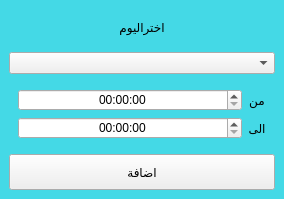
<?xml version="1.0" encoding="UTF-8"?>
<ui version="4.0">
 <class>Form</class>
 <widget class="QWidget" name="Form">
  <property name="geometry">
   <rect>
    <x>0</x>
    <y>0</y>
    <width>284</width>
    <height>199</height>
   </rect>
  </property>
  <property name="windowTitle">
   <string>Form</string>
  </property>
  <layout class="QVBoxLayout" name="verticalLayout">
   <property name="spacing">
    <number>0</number>
   </property>
   <property name="margin">
    <number>0</number>
   </property>
   <item>
    <widget class="QWidget" name="widget" native="true">
     <property name="styleSheet">
      <string notr="true">.QWidget { background: #44D9E6; }</string>
     </property>
     <layout class="QVBoxLayout" name="verticalLayout_2">
      <item>
       <widget class="QLabel" name="label">
        <property name="text">
         <string>اختراليوم</string>
        </property>
        <property name="alignment">
         <set>Qt::AlignCenter</set>
        </property>
       </widget>
      </item>
      <item>
       <widget class="QComboBox" name="day_cmb">
        <property name="sizePolicy">
         <sizepolicy hsizetype="Preferred" vsizetype="Fixed">
          <horstretch>0</horstretch>
          <verstretch>0</verstretch>
         </sizepolicy>
        </property>
       </widget>
      </item>
      <item>
       <widget class="QWidget" name="widget_2" native="true">
        <layout class="QGridLayout" name="gridLayout">
         <item row="1" column="1">
          <widget class="QLabel" name="label_3">
           <property name="text">
            <string>الى</string>
           </property>
           <property name="alignment">
            <set>Qt::AlignCenter</set>
           </property>
          </widget>
         </item>
         <item row="0" column="1">
          <widget class="QLabel" name="label_2">
           <property name="text">
            <string>من</string>
           </property>
           <property name="alignment">
            <set>Qt::AlignCenter</set>
           </property>
          </widget>
         </item>
         <item row="1" column="0">
          <widget class="QTimeEdit" name="t2">
           <property name="sizePolicy">
            <sizepolicy hsizetype="Expanding" vsizetype="Fixed">
             <horstretch>0</horstretch>
             <verstretch>0</verstretch>
            </sizepolicy>
           </property>
           <property name="alignment">
            <set>Qt::AlignCenter</set>
           </property>
          </widget>
         </item>
         <item row="0" column="0">
          <widget class="QTimeEdit" name="t1">
           <property name="sizePolicy">
            <sizepolicy hsizetype="Expanding" vsizetype="Fixed">
             <horstretch>0</horstretch>
             <verstretch>0</verstretch>
            </sizepolicy>
           </property>
           <property name="alignment">
            <set>Qt::AlignCenter</set>
           </property>
          </widget>
         </item>
        </layout>
       </widget>
      </item>
      <item>
       <widget class="QPushButton" name="add_btn">
        <property name="sizePolicy">
         <sizepolicy hsizetype="Minimum" vsizetype="Preferred">
          <horstretch>0</horstretch>
          <verstretch>0</verstretch>
         </sizepolicy>
        </property>
        <property name="text">
         <string>اضافة</string>
        </property>
        <property name="icon">
         <iconset resource="../views/source.qrc">
          <normaloff>:/n/img/Plus-500.png</normaloff>:/n/img/Plus-500.png</iconset>
        </property>
        <property name="iconSize">
         <size>
          <width>30</width>
          <height>30</height>
         </size>
        </property>
       </widget>
      </item>
     </layout>
    </widget>
   </item>
  </layout>
 </widget>
 <resources>
  <include location="../views/source.qrc"/>
 </resources>
 <connections/>
</ui>
